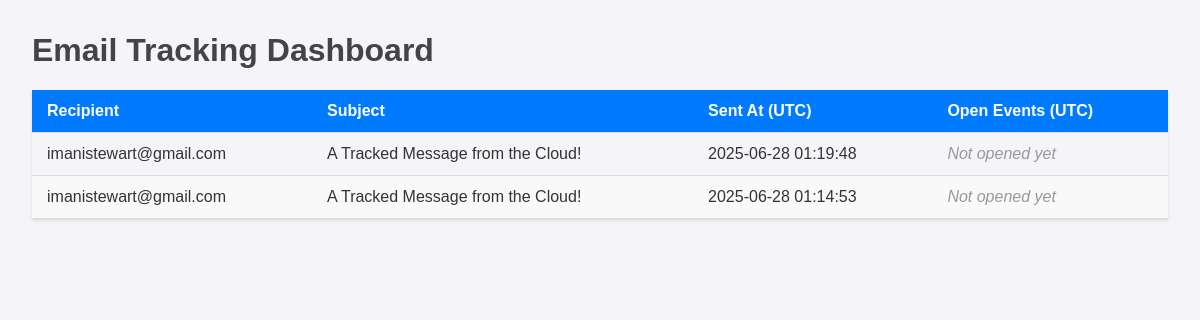
Page /dashboard on the earlier database version.
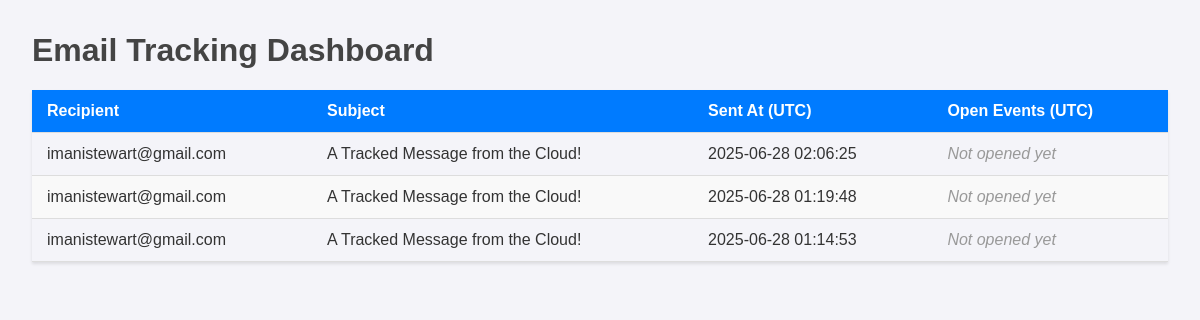
Same page on the later database version.
### tables this page shows
CREATE TABLE tracked_emails (
        tracking_id TEXT PRIMARY KEY,
        recipient TEXT NOT NULL,
        subject TEXT NOT NULL,
        sent_at TIMESTAMP DEFAULT CURRENT_TIMESTAMP
    );

### app.py (the view)
@app.route('/dashboard')
def dashboard():
    conn = get_db_connection()
    query = """
    SELECT
        t.tracking_id, t.recipient, t.subject, t.sent_at,
        o.opened_at, o.ip_address
    FROM tracked_emails t
    LEFT JOIN open_events o ON t.tracking_id = o.tracking_id
    ORDER BY t.sent_at DESC, o.opened_at ASC;
    """
    rows = conn.execute(query).fetchall()
    conn.close()
    emails = {}
    for row in rows:
        tid = row['tracking_id']
        if tid not in emails:
            emails[tid] = {
                'recipient': row['recipient'],
                'subject': row['subject'],
                'sent_at': row['sent_at'],
                'open_events': []
            }
        if row['opened_at']:
            emails[tid]['open_events'].append({'opened_at': row['opened_at'], 'ip_address': row['ip_address']})
    return render_template('dashboard.html', emails=emails.values())

### database.py (called while the page is built)
def _convert_timestamp(val):
    return datetime.strptime(val.decode('utf-8'), '%Y-%m-%d %H:%M:%S')

def get_db_connection():
    conn = sqlite3.connect(DATABASE_FILE, detect_types=sqlite3.PARSE_DECLTYPES)
    conn.row_factory = sqlite3.Row
    return conn

### templates/dashboard.html (shortened to what this page needs)
<!DOCTYPE html>
<html lang="en">
<head>
</head>
<body>
    <h1>Email Tracking Dashboard</h1>
    <table>
        <thead>
            <tr>
                <th>Recipient</th>
                <th>Subject</th>
                <th>Sent At (UTC)</th>
                <th>Open Events (UTC)</th>
            </tr>
        </thead>
        <tbody>
            {% for email in emails %}
            <tr>
                <td>{{ email.recipient }}</td>
                <td>{{ email.subject }}</td>
                <td>{{ email.sent_at.strftime('%Y-%m-%d %H:%M:%S') }}</td>
                <td>
                    {% if email.open_events %}
                        {% for event in email.open_events %}
                            - {{ event.opened_at.strftime('%Y-%m-%d %H:%M:%S') }} (IP: {{ event.ip_address }})<br>
                        {% endfor %}
                    {% else %}
                        <span class="no-opens">Not opened yet</span>
                    {% endif %}
                </td>
            </tr>
            {% endfor %}
        </tbody>
    </table>
</body>
</html>

### templates/dashboard.html (style rules this page uses)
body { font-family: sans-serif; margin: 2em; background-color: #f4f4f9; color: #333; }
h1 { color: #444; }
table { width: 100%; border-collapse: collapse; margin-top: 1em; box-shadow: 0 2px 3px rgba(0,0,0,0.1); }
th, td { padding: 12px 15px; text-align: left; border-bottom: 1px solid #ddd; }
thead { background-color: #007bff; color: white; }
tbody tr:nth-of-type(even) { background-color: #f9f9f9; }
.no-opens { color: #999; font-style: italic; }

Differences in the rows shown:
added tracked_emails: recipient "imanistewart@gmail.com", subject "A Tracked Message from the Cloud!", sent_at "2025-06-28 02:06:25"
